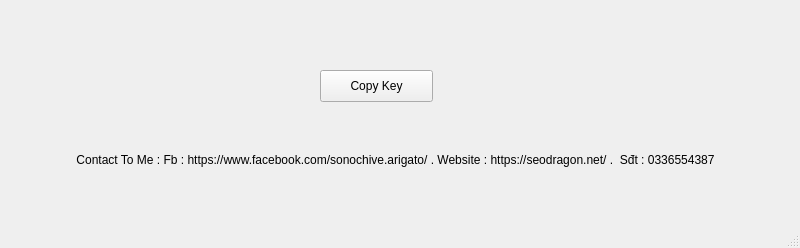
<?xml version="1.0" encoding="UTF-8"?>
<ui version="4.0">
 <class>MainWindow</class>
 <widget class="QMainWindow" name="MainWindow">
  <property name="geometry">
   <rect>
    <x>0</x>
    <y>0</y>
    <width>800</width>
    <height>248</height>
   </rect>
  </property>
  <property name="windowTitle">
   <string>MainWindow</string>
  </property>
  <widget class="QWidget" name="centralwidget">
   <widget class="QLabel" name="label">
    <property name="geometry">
     <rect>
      <x>20</x>
      <y>150</y>
      <width>751</width>
      <height>20</height>
     </rect>
    </property>
    <property name="text">
     <string>Contact To Me : Fb : https://www.facebook.com/sonochive.arigato/ . Website : https://seodragon.net/ .  Sđt : 0336554387</string>
    </property>
    <property name="alignment">
     <set>Qt::AlignCenter</set>
    </property>
   </widget>
   <widget class="QLabel" name="label_2">
    <property name="geometry">
     <rect>
      <x>20</x>
      <y>40</y>
      <width>751</width>
      <height>20</height>
     </rect>
    </property>
    <property name="text">
     <string/>
    </property>
    <property name="alignment">
     <set>Qt::AlignCenter</set>
    </property>
   </widget>
   <widget class="QPushButton" name="pushButton">
    <property name="geometry">
     <rect>
      <x>320</x>
      <y>70</y>
      <width>113</width>
      <height>32</height>
     </rect>
    </property>
    <property name="text">
     <string>Copy Key</string>
    </property>
   </widget>
  </widget>
  <widget class="QMenuBar" name="menubar">
   <property name="geometry">
    <rect>
     <x>0</x>
     <y>0</y>
     <width>800</width>
     <height>24</height>
    </rect>
   </property>
  </widget>
  <widget class="QStatusBar" name="statusbar"/>
 </widget>
 <resources/>
 <connections/>
</ui>
